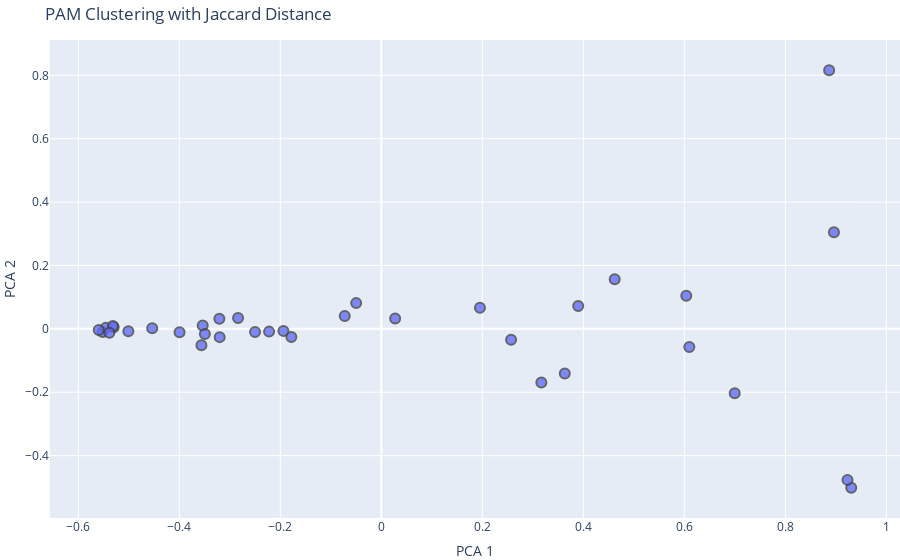
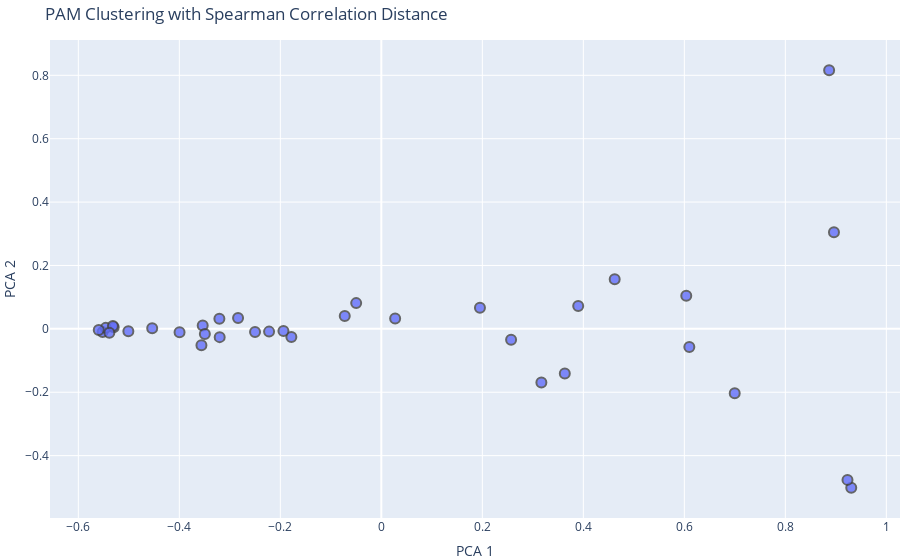

The cell these charts' notebook holds for them, in order:
### Code cell
import plotly.graph_objs as go
from plotly.offline import init_notebook_mode, iplot
from sklearn.decomposition import PCA

init_notebook_mode(connected=True)

def plotly_clusters(data, labels, title):
    pca = PCA(n_components=2)
    reduced_data = pca.fit_transform(data)
    
    unique_labels = np.unique(labels)
    data = []
    
    for i, label in enumerate(unique_labels):
        cluster_data = reduced_data[labels == label]
        trace = go.Scatter(
            x = cluster_data[:, 0],
            y = cluster_data[:, 1],
            mode = 'markers',
            name = f'Cluster {label + 1}',
            marker = dict(
                size = 10,
                line = dict(
                    width = 2,
                ),
                opacity = 0.8
            )
        )
        data.append(trace)
        
    layout = go.Layout(
        title = title,
        xaxis = dict(title = 'PCA 1'),
        yaxis = dict(title = 'PCA 2'),
        margin = dict(l = 0, r = 0, t = 40, b = 30)
    )
    
    fig = go.Figure(data=data, layout=layout)
    iplot(fig)

# Assuming df is your dataframe, and you have jaccard_labels and spearman_labels obtained from your clustering
# First, prepare your dataframe by excluding any non-numeric columns if present
df_numeric = df.select_dtypes(include=[np.number])

# Visualization for Jaccard Distance
plotly_clusters(df_numeric, np.array(jaccard_labels), 'PAM Clustering with Jaccard Distance')

# Visualization for Spearman Correlation Distance
plotly_clusters(df_numeric, np.array(spearman_labels), 'PAM Clustering with Spearman Correlation Distance')

### Figure 1 — Plotly figure (JSON) as saved in the notebook; plotly's stock layout.template omitted (floating-point values rounded to 4 significant figures)
{"data": [{"marker": {"line": {"width": 2}, "opacity": 0.8, "size": 10}, "mode": "markers", "name": "Cluster 3", "type": "scatter", "x": [-0.3537, -0.53, -0.2223, 0.9305, -0.07242, -0.1781, -0.3996, 0.3633, 0.8963, 0.2569, -0.2501, 0.6099, -0.3495, 0.3169, -0.3201, -0.5519, -0.5456, -0.5316, -0.5385, 0.3898, 0.1953, 0.4621, 0.8867, 0.6038, -0.3562, -0.04979, -0.2837, -0.3207, -0.5009, 0.6998, -0.5595, 0.9231, -0.4537, 0.02735, -0.1938], "y": [0.01026, 0.005099, -0.008693, -0.5016, 0.04065, -0.02545, -0.01066, -0.1408, 0.3051, -0.03451, -0.009699, -0.05756, -0.01633, -0.1694, -0.02608, -0.009682, 0.003137, 0.009258, -0.01199, 0.07232, 0.06631, 0.1562, 0.8163, 0.1043, -0.05157, 0.08123, 0.0344, 0.032, -0.007457, -0.2034, -0.003232, -0.4765, 0.00219, 0.03277, -0.006856]}], "layout": {"margin": {"b": 30, "l": 0, "r": 0, "t": 40}, "title": {"text": "PAM Clustering with Jaccard Distance"}, "xaxis": {"title": {"text": "PCA 1"}}, "yaxis": {"title": {"text": "PCA 2"}}}}

### Figure 2 — Plotly figure (JSON) as saved in the notebook; plotly's stock layout.template omitted (floating-point values rounded to 4 significant figures)
{"data": [{"marker": {"line": {"width": 2}, "opacity": 0.8, "size": 10}, "mode": "markers", "name": "Cluster 1", "type": "scatter", "x": [-0.3537, -0.53, -0.2223, 0.9305, -0.07242, -0.1781, -0.3996, 0.3633, 0.8963, 0.2569, -0.2501, 0.6099, -0.3495, 0.3169, -0.3201, -0.5519, -0.5456, -0.5316, -0.5385, 0.3898, 0.1953, 0.4621, 0.8867, 0.6038, -0.3562, -0.04979, -0.2837, -0.3207, -0.5009, 0.6998, -0.5595, 0.9231, -0.4537, 0.02735, -0.1938], "y": [0.01026, 0.005099, -0.008693, -0.5016, 0.04065, -0.02545, -0.01066, -0.1408, 0.3051, -0.03451, -0.009699, -0.05756, -0.01633, -0.1694, -0.02608, -0.009682, 0.003137, 0.009258, -0.01199, 0.07232, 0.06631, 0.1562, 0.8163, 0.1043, -0.05157, 0.08123, 0.0344, 0.032, -0.007457, -0.2034, -0.003232, -0.4765, 0.00219, 0.03277, -0.006856]}], "layout": {"margin": {"b": 30, "l": 0, "r": 0, "t": 40}, "title": {"text": "PAM Clustering with Spearman Correlation Distance"}, "xaxis": {"title": {"text": "PCA 1"}}, "yaxis": {"title": {"text": "PCA 2"}}}}
